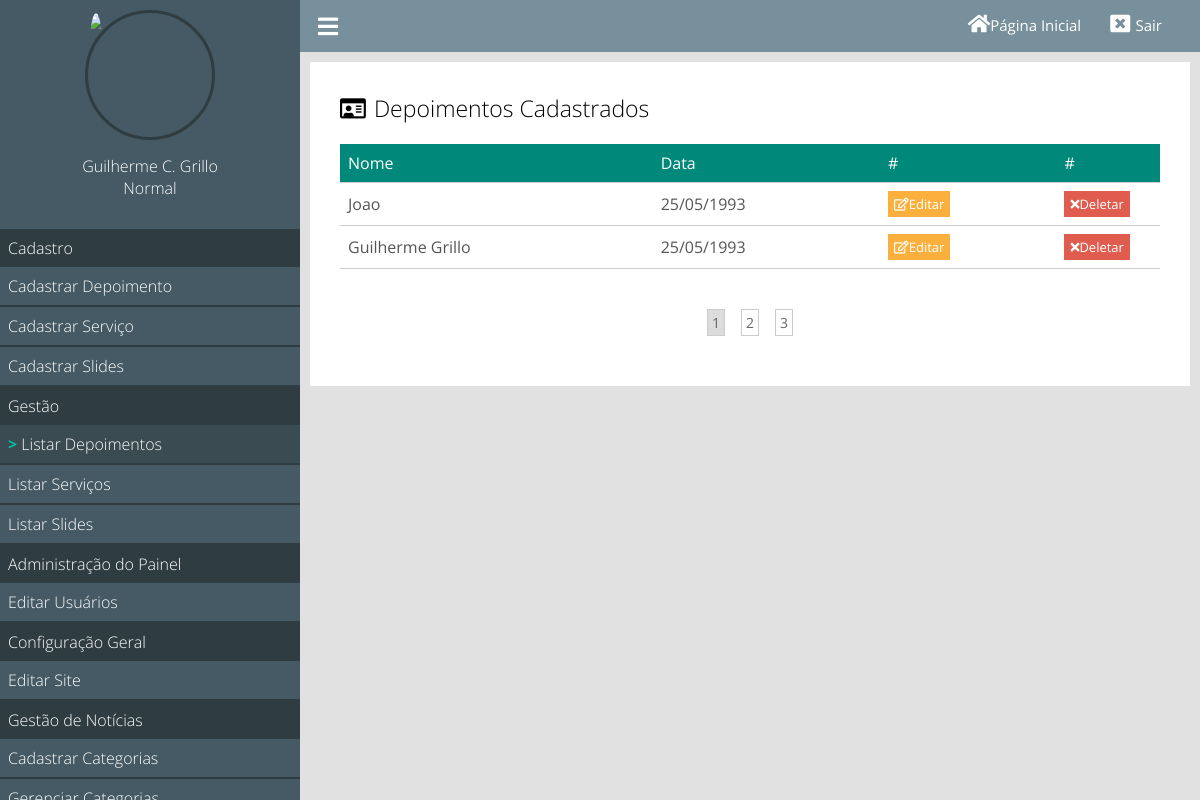
Screenshot of /painel/listar-depoimentos (signed in) with the database file from the repository.
### classes/MySql.php (called while the page is built)
<?php
class MySql{
private static $pdo;
public static function conectar(){
    if(self::$pdo == null){
        try{
            self::$pdo = new PDO('mysql:host'.HOST.';dbname='.DATABASE,USER,PASSWORD,array(PDO::MYSQL_ATTR_INIT_COMMAND => "SET NAMES utf8"));
            self::$pdo->setAttribute(PDO::ATTR_ERRMODE,PDO::ERRMODE_EXCEPTION);
            } catch(Exception $e){
                echo 'erro ao conectar';
            }
    }
return self::$pdo;
}
}
?>

### painel/pages/listar-depoimentos.php (the view, shortened to what this page needs)
<?php
$paginaAtual = isset($_GET['pagina']) ? (int)$_GET['pagina'] : 1;
$porPagina = 2;
$depoimentos = Painel::selectAll("tb_site.depoimentos",($paginaAtual - 1) *$porPagina,$porPagina);
 ?>
<div class="box-content">
    <h2><i style="margin-right:8px" class="far fa-id-card"></i>Depoimentos Cadastrados</h2>
<div class="wraper-table">
    <table >
        <tr>
            <td>Nome</td>
            <td>Data</td>
            <td>#</td>
            <td>#</td>
        </tr>
<?php
        foreach ($depoimentos as $key => $value){
        ?>
        <tr>
            <td><?php echo $value['nome']?></td>
            <td><?php echo $value['data'] ?></td>
            <td><a class="btn edit" href=""><i class="far fa-edit"></i>Editar</a></td>
            <td><a actionBtn="delete" class="btn delete" href="<?php INCLUDE_PATH_PAINEL ?> listar-depoimentos?excluir=<?php echo $value['id']?>"><i class="fa fa-times"></i>Deletar</a></td>
        </tr>
        <?php }?>
        </table>
        </div>
<div class="paginacao">
   <?php
   $totalPaginas = ceil(count(Painel::selectAll('tb_site.depoimentos')) / $porPagina);
   for($i = 1;$i <=$totalPaginas; $i++){
    if($i == $paginaAtual){
        echo '<a class="page-selected" href="'.INCLUDE_PATH_PAINEL.'listar-depoimentos?pagina='.$i.'">'.$i.'</a>';
    } else
    echo '<a href="'.INCLUDE_PATH_PAINEL.'listar-depoimentos?pagina='.$i.'">'.$i.'</a>';
}
   ?>
</div>
</div>

### painel/css/style.css (style rules this page uses)
* { margin: 0; padding: 0; box-sizing: border-box; font-family: "Open Sans"; }
html, body { height: 100%; background: rgb(225, 225, 225); }
body { overflow-x: hidden; }
.box-content { background: white; padding: 30px; margin-bottom: 25px; }
.box-content h2 { font-weight: 300; font-size: 23px; }
.wraper-table { overflow-x: auto; }
table { min-width: 900px; margin: 20px 0; width: 100%; border-collapse: collapse; }
table tr:nth-of-type(1) { background: #00897b; color: white; }
table tr { color: #555; border-bottom: 1px solid #ccc; }
table td { padding: 8px; }
table a.btn { display: inline-block; text-decoration: none; padding: 4px 6px; color: white; font-size: 13px; }
a.btn.edit { background: #FBB03E; }
a.btn.delete { background: #E05C4E; }
.paginacao { margin: 20px 0; text-align: center; }
.paginacao a { font-size: 14px; margin: 0 8px; display: inline-block; padding: 3px 4px; border: 1px solid #ccc; text-decoration: none; color: #666; }
.paginacao a.page-selected { background: rgb(220, 220, 220); }

### estilo/all.css (style rules this page uses)
.fa, .fas, .far, .fal, .fad, .fab { -moz-osx-font-smoothing: grayscale; -webkit-font-smoothing: antialiased; display: inline-block; font-style: normal; font-variant: normal; text-rendering: auto; line-height: 1; }
.fa-edit:before { content: "\f044"; }
.fa-id-card:before { content: "\f2c2"; }
.fa-times:before { content: "\f00d"; }
.far { font-family: 'Font Awesome 5 Free'; font-weight: 400; }
.fa, .fas { font-family: 'Font Awesome 5 Free'; font-weight: 900; }

### rows the page displays
tb_site.depoimentos: nome "Joao", data "25/05/1993"
tb_site.depoimentos: nome "Guilherme Grillo", data "25/05/1993"

### other values shown
$_SESSION['nome'] "Guilherme C. Grillo"
pegaCargo($_SESSION['cargo']) "Normal"
